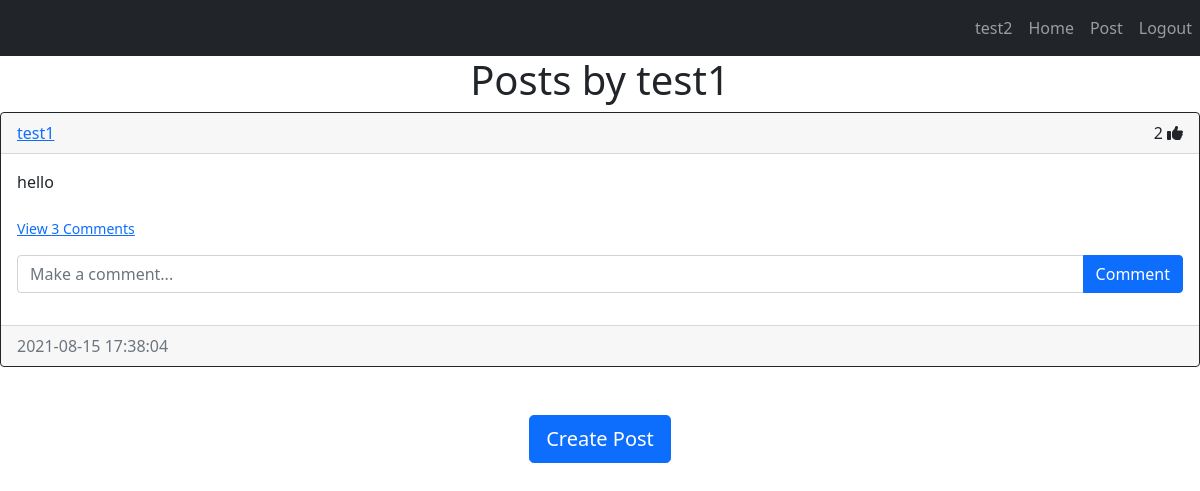
Screenshot of /posts/test1 (signed in) with the database file from the repository.
### website/models.py (models this page shows)
class User(db.Model,UserMixin):
    id = db.Column(db.Integer,primary_key=True) # id is the primary key
    username = db.Column(db.String(150),unique=True)
    email = db.Column(db.String(150),unique=True)
    password = db.Column(db.String(256))
    date_created = db.Column(db.DateTime(timezone=True),default=func.now())
    posts = db.relationship("Post",backref="user",passive_deletes=True) # backref lets the user be referenced from the post ("post.user")
    comments = db.relationship("Comment",backref="user",passive_deletes=True)
    likes = db.relationship("Like",backref="user",passive_deletes=True)

class Post(db.Model):
    id = db.Column(db.Integer,primary_key=True)
    text = db.Column(db.Text,nullable=False)
    date_created = db.Column(db.DateTime(timezone=True),default=func.now())
    author = db.Column(db.Integer,db.ForeignKey("user.id",ondelete="cascade"),nullable=False) # inside the database, the User model is called "user"
    comments = db.relationship("Comment",backref="post",passive_deletes=True) # associate one post to many comments
    likes = db.relationship("Like",backref="post",passive_deletes=True)

### website/views.py (the view)
@views.route("/posts/<username>",methods=["GET","POST"])
@login_required
def show_user_posts(username):
    user = User.query.filter_by(username=username).first()
    if not user:
        flash("User does not exist.",category="error")
        return redirect(url_for("views.home"))
    posts = user.posts
    return render_template("user_posts.html",user=current_user,posts=posts,author=user)

### website/__init__.py (called while the page is built)
def create_app():
    app = Flask(__name__)
    app.config["SECRET_KEY"] = "key"
    app.config["SQLALCHEMY_DATABASE_URI"] = f"sqlite:///{DB_NAME}"
    db.init_app(app)
    from .views import views
    app.register_blueprint(views,url_prefix="/")
    from .auth import auth
    app.register_blueprint(auth,url_prefix="/")
    from .models import User, Post, Comment, Like
    create_database(app)
    login_manager = LoginManager()
    login_manager.login_view = "auth.login"
    login_manager.init_app(app)
    @login_manager.user_loader
    def load_user(id):
        return User.query.get(int(id))
    return app

### website/templates/user_posts.html (shortened to what this page needs)
<html>
  <link href="https://cdn.jsdelivr.net/npm/bootstrap@5.1.0/dist/css/bootstrap.min.css"
        rel="stylesheet"
/>
  <body>
    <nav class="navbar navbar-expand-lg navbar-dark bg-dark">
      <div class="collapse navbar-collapse" id="navbar">
        <div class="navbar-nav">
          <a class="nav-item nav-link">{{user.username}}</a>
          <a class="nav-item nav-link" href="/home">Home</a>
          <a class="nav-item nav-link" href="/create-post">Post</a>
          <a class="nav-item nav-link" href="/logout">Logout</a>
        </div>
      </div>
    </nav>
    <h1 align="center">Posts by {{author.username}}</h1>
    <div id="posts">
      {% for post in posts %}
        <div class="card border-dark">
          <div class="card-header d-flex justify-content-between align-items-center">
            <a href="/posts/{{post.user.username}}">{{post.user.username}}</a>
            <div>
              <span id="likes-count-{{post.id}}">{{post.likes|length}}</span>
              {% if user.id in post.likes|map(attribute="author")|list %}
              <i class="fas fa-thumbs-up" id="like-button-{{post.id}}" onclick="like({{post.id}})"></i>
              {% else %}
              <i class="far fa-thumbs-up" id="like-button-{{post.id}}" onclick="like({{post.id}})"></i>
              {% endif %}
            </div>
          </div>
          <div class="card-body">
            <div class="card-text">{{post.text}}</div>
            <br/>
            <p class="card-text">
              {% if post.comments|length > 0 %}
                <a data-bs-toggle="collapse" href="#comments-{{post.id}}" role="button">
                  <small>View {{post.comments|length}} Comments</small>
                </a>
              {% else %}
                <small class="text-muted">No Comments</small>
              {% endif %}
            </p>
            <form class="input-group mb-3" method="POST" action="create-comment/{{post.id}}">
              <input type="text" id="text" name="text" class="form-control" placeholder="Make a comment..."/>
              <button type="submit" class="btn btn-primary">Comment</button>
            </form>
          </div>
          <div class="card-footer text-muted">{{post.date_created}}</div>
        </div>
        <br></br>
      {% endfor %}
      <div align="center">
        <a href="/create-post"><button type="button" class="btn btn-primary btn-lg">Create Post</button></a>
      </div>
      <br></br>
    </div>
  </body>
</html>

### rows the page displays
User: username "test2"
User: username "test1"
Post: user.username "test1", likes|length "2", text "hello", comments|length "3", date_created "2021-08-15 17:38:04"
